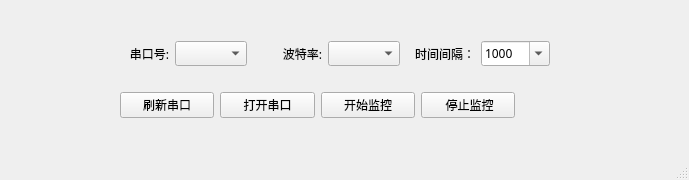
<?xml version="1.0" encoding="UTF-8"?>
<ui version="4.0">
 <class>MainWindow</class>
 <widget class="QMainWindow" name="MainWindow">
  <property name="geometry">
   <rect>
    <x>0</x>
    <y>0</y>
    <width>689</width>
    <height>180</height>
   </rect>
  </property>
  <property name="font">
   <font>
    <family>微软雅黑 Light</family>
   </font>
  </property>
  <property name="windowTitle">
   <string>SerialCtrl</string>
  </property>
  <widget class="QWidget" name="centralwidget">
   <widget class="QWidget" name="">
    <property name="geometry">
     <rect>
      <x>120</x>
      <y>90</y>
      <width>395</width>
      <height>31</height>
     </rect>
    </property>
    <layout class="QGridLayout" name="gridLayout">
     <item row="0" column="0">
      <widget class="QPushButton" name="pushButton_flush">
       <property name="text">
        <string>刷新串口</string>
       </property>
      </widget>
     </item>
     <item row="0" column="1">
      <widget class="QPushButton" name="pushButton_open_serial">
       <property name="text">
        <string>打开串口</string>
       </property>
      </widget>
     </item>
     <item row="0" column="2">
      <widget class="QPushButton" name="pushButton_monitor_start">
       <property name="text">
        <string>开始监控</string>
       </property>
      </widget>
     </item>
     <item row="0" column="3">
      <widget class="QPushButton" name="pushButton_monitor_stop">
       <property name="text">
        <string> 停止监控</string>
       </property>
      </widget>
     </item>
    </layout>
   </widget>
   <widget class="QWidget" name="">
    <property name="geometry">
     <rect>
      <x>100</x>
      <y>40</y>
      <width>450</width>
      <height>28</height>
     </rect>
    </property>
    <layout class="QGridLayout" name="gridLayout_2">
     <item row="0" column="0">
      <widget class="QLabel" name="label">
       <property name="text">
        <string>串口号:</string>
       </property>
       <property name="alignment">
        <set>Qt::AlignRight|Qt::AlignTrailing|Qt::AlignVCenter</set>
       </property>
      </widget>
     </item>
     <item row="0" column="1">
      <widget class="QComboBox" name="comboBox_com_select"/>
     </item>
     <item row="0" column="2">
      <widget class="QLabel" name="label_2">
       <property name="text">
        <string>波特率:</string>
       </property>
       <property name="alignment">
        <set>Qt::AlignRight|Qt::AlignTrailing|Qt::AlignVCenter</set>
       </property>
      </widget>
     </item>
     <item row="0" column="3">
      <widget class="QComboBox" name="comboBox_baud"/>
     </item>
     <item row="0" column="4">
      <widget class="QLabel" name="label_3">
       <property name="text">
        <string>时间间隔：</string>
       </property>
       <property name="alignment">
        <set>Qt::AlignRight|Qt::AlignTrailing|Qt::AlignVCenter</set>
       </property>
      </widget>
     </item>
     <item row="0" column="5">
      <widget class="QComboBox" name="comboBox_gap_time">
       <property name="editable">
        <bool>true</bool>
       </property>
       <item>
        <property name="text">
         <string>1000</string>
        </property>
       </item>
      </widget>
     </item>
    </layout>
   </widget>
  </widget>
  <widget class="QMenuBar" name="menubar">
   <property name="geometry">
    <rect>
     <x>0</x>
     <y>0</y>
     <width>689</width>
     <height>26</height>
    </rect>
   </property>
  </widget>
  <widget class="QStatusBar" name="statusbar"/>
 </widget>
 <resources/>
 <connections/>
</ui>
